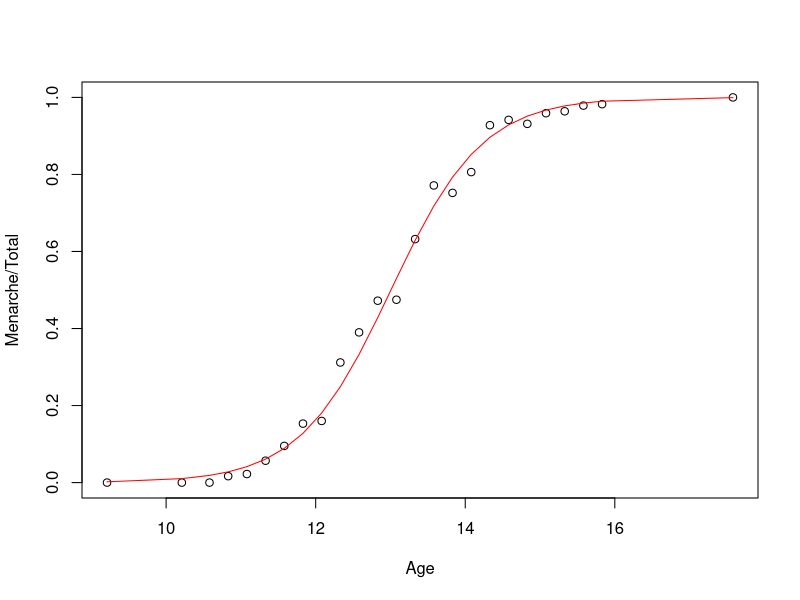

Reproduce this figure in R.
library("MASS")
data(menarche)
str(menarche)
summary(menarche)
plot(Menarche/Total ~ Age, data=menarche)

glm.out = glm(cbind(Menarche, Total-Menarche) ~ Age, family=binomial(logit), data=menarche)

lines(menarche$Age, glm.out$fitted, type="l", col="red")

summary(glm.out)

x = 13

h = glm.out$coef[1]

p = 2;
for (i in x) {
  h = h + (glm.out$coef[p] * i)
  p = p + 1
}

H = 1 / (1 + exp(-h))
print(H)